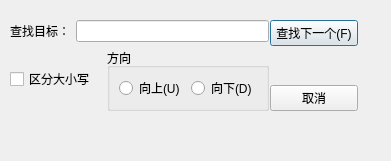
<?xml version="1.0" encoding="UTF-8"?>
<ui version="4.0">
 <class>SearchDialog</class>
 <widget class="QDialog" name="SearchDialog">
  <property name="geometry">
   <rect>
    <x>0</x>
    <y>0</y>
    <width>391</width>
    <height>161</height>
   </rect>
  </property>
  <property name="windowTitle">
   <string>查找</string>
  </property>
  <widget class="QWidget" name="layoutWidget">
   <property name="geometry">
    <rect>
     <x>270</x>
     <y>20</y>
     <width>88</width>
     <height>91</height>
    </rect>
   </property>
   <layout class="QVBoxLayout" name="verticalLayout">
    <item>
     <widget class="QPushButton" name="btFindNext">
      <property name="text">
       <string>查找下一个(F)</string>
      </property>
     </widget>
    </item>
    <item>
     <spacer name="verticalSpacer">
      <property name="orientation">
       <enum>Qt::Vertical</enum>
      </property>
      <property name="sizeHint" stdset="0">
       <size>
        <width>20</width>
        <height>40</height>
       </size>
      </property>
     </spacer>
    </item>
    <item>
     <widget class="QPushButton" name="btCancel">
      <property name="text">
       <string>取消</string>
      </property>
     </widget>
    </item>
   </layout>
  </widget>
  <widget class="QWidget" name="layoutWidget">
   <property name="geometry">
    <rect>
     <x>10</x>
     <y>20</y>
     <width>259</width>
     <height>91</height>
    </rect>
   </property>
   <layout class="QVBoxLayout" name="verticalLayout_2">
    <item>
     <layout class="QHBoxLayout" name="horizontalLayout">
      <item>
       <widget class="QLabel" name="label">
        <property name="text">
         <string>查找目标：</string>
        </property>
       </widget>
      </item>
      <item>
       <widget class="QLineEdit" name="searchText"/>
      </item>
     </layout>
    </item>
    <item>
     <layout class="QHBoxLayout" name="horizontalLayout_3">
      <item>
       <widget class="QCheckBox" name="cbCaseSensetive">
        <property name="text">
         <string>区分大小写</string>
        </property>
       </widget>
      </item>
      <item>
       <widget class="QGroupBox" name="groupBox">
        <property name="title">
         <string>方向</string>
        </property>
        <layout class="QHBoxLayout" name="horizontalLayout_2">
         <item>
          <widget class="QRadioButton" name="rbUp">
           <property name="text">
            <string>向上(U)</string>
           </property>
          </widget>
         </item>
         <item>
          <widget class="QRadioButton" name="rbDown">
           <property name="text">
            <string>向下(D)</string>
           </property>
          </widget>
         </item>
        </layout>
       </widget>
      </item>
     </layout>
    </item>
   </layout>
  </widget>
 </widget>
 <resources/>
 <connections/>
</ui>
